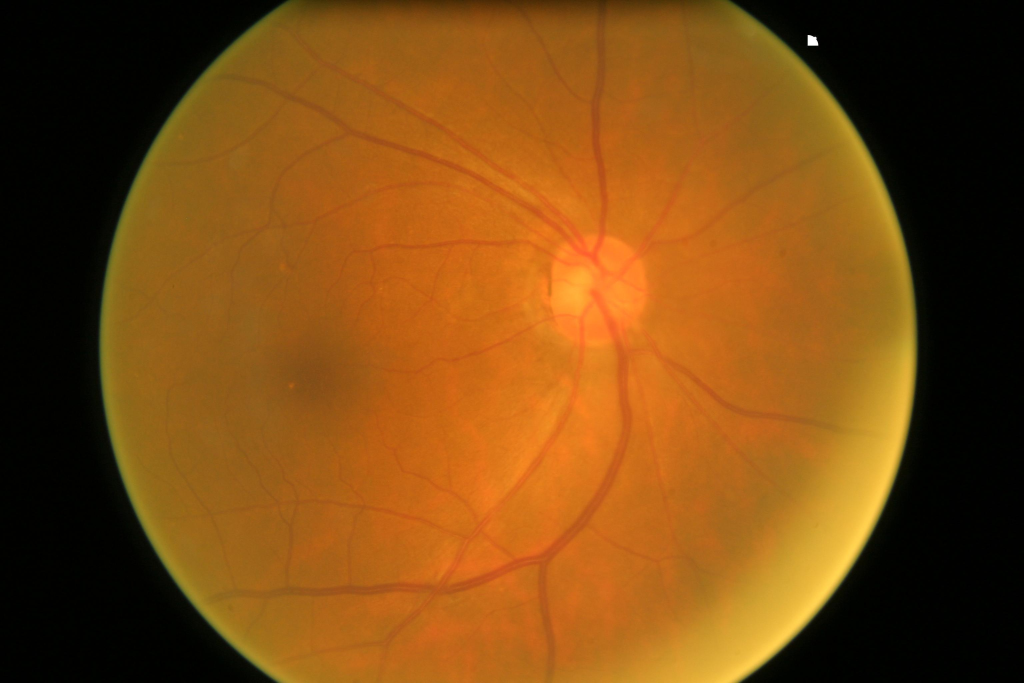
#> input picture Automated glaucoma detection from fundus image using image processing/input/Fundus_Train_Val_Data/Fundus_Scanes_Sorted/Validation/Glaucoma_Negative/504.jpg, 3072 x 2048 px (shown at 1/3 size); its folder holds only this picture in this run
$ jupyter execute --allow-errors Main.ipynb   (shell and % lines are left out)   (older library calls are emulated)
#> lines starting #> are read from the running program, lines starting #| are printed output that depends on the picture; after the words box and inside, x2 and y2 are one past the last pixel; in counts of white or black regions, pixels touching at a corner belong together; long printed decimals are rounded
[cell 1]
import numpy as np
import pandas as pd
import os
from matplotlib import pyplot as plt
from skimage.feature import greycomatrix, greycoprops
from skimage import data
from scipy import signal

[cell 2]
for dirname, _, filenames in os.walk('input'):
    for filename in filenames:
        print(os.path.join(dirname, filename))
data = pd.read_csv('input/glaucoma.csv')
#> (reads Automated glaucoma detection from fundus image using image processing/input/glaucoma.csv from the repository)

y_train = data['Glaucoma']
data.head()

[cell 3]
from tkinter import filedialog
from tkinter import *
import cv2

[cell 4]
root = Tk()
root.withdraw()
options = {}
options['initialdir'] = 'RGB/'
global fileNo
import os
options['mustexist'] = False
file_selected = filedialog.askopenfilename(title = "Select file",filetypes = (("JPEG files","*.jpg"),("all files","*.*")))
#> the answer given: input/Fundus_Train_Val_Data/Fundus_Scanes_Sorted/Validation/Glaucoma_Negative/504.jpg
head_tail = os.path.split(file_selected)
fileNo=head_tail[1].split('.')
Image = cv2.imread(head_tail[0]+'/'+fileNo[0]+'.jpg')
#> Image is the input picture: shape (2048, 3072, 3); mean B, G, R 19.1, 74.3, 124.4
Image1=Image[:,:,0]
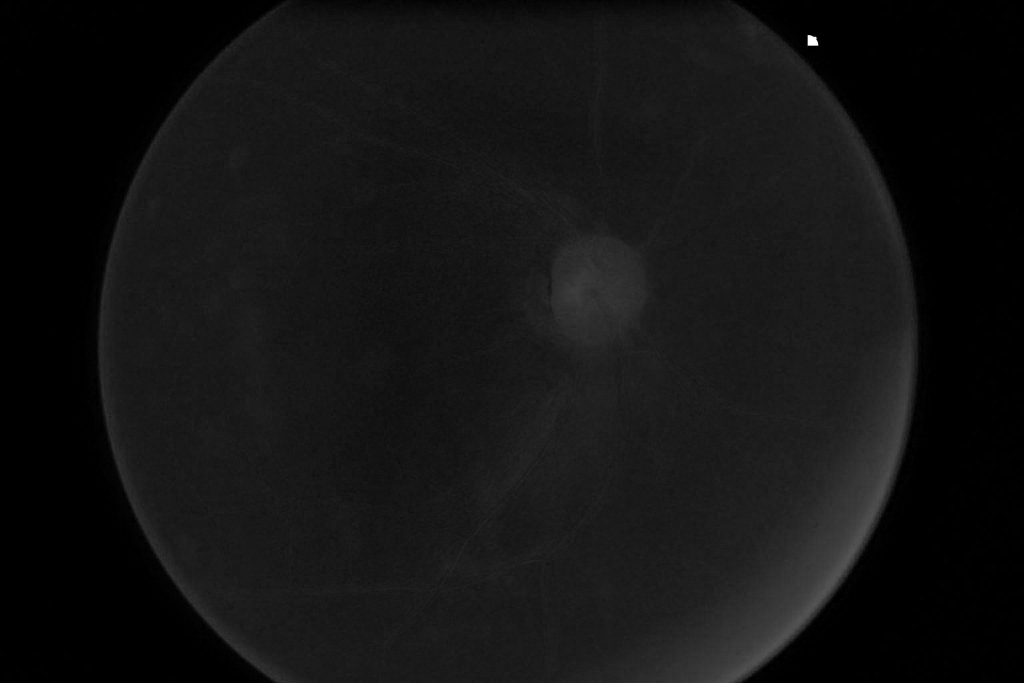
#> Image1: shape (2048, 3072) (shown at 1/3 size); min 0, max 255, mean 19.1
img=cv2.resize(Image,(512,512))
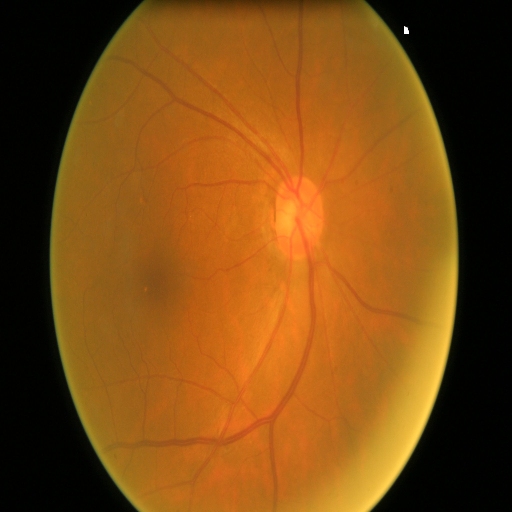
#> img: shape (512, 512, 3); mean B, G, R 19.2, 74.4, 124.5
cv2.imshow('Input Image', img)
cv2.waitKey(0)
cv2.destroyAllWindows()

[cell 5]
Abo,Ago,Aro = cv2.split(img)
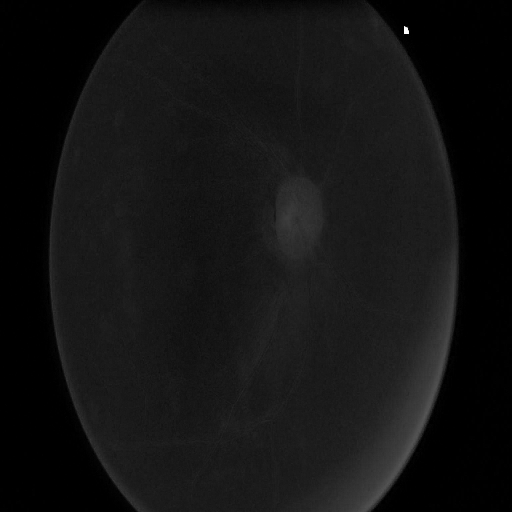
#> Abo: shape (512, 512); min 0, max 255, mean 19.2
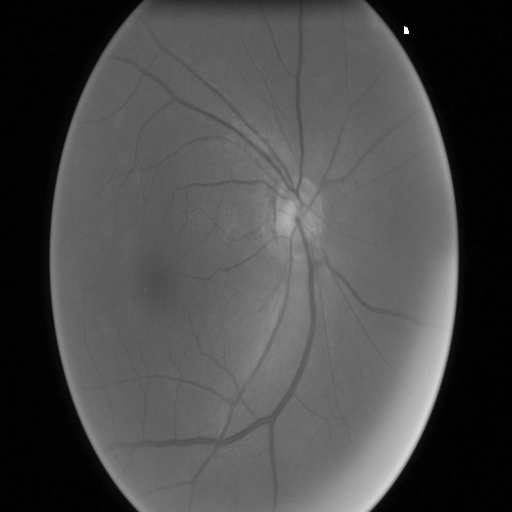
#> Ago: shape (512, 512); min 0, max 255, mean 74.4
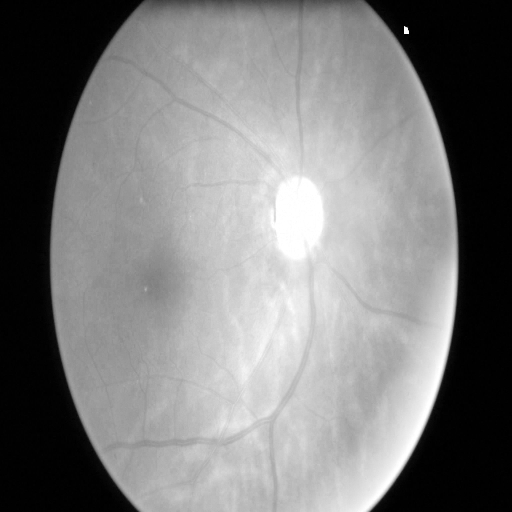
#> Aro: shape (512, 512); min 0, max 255, mean 124.5

Ar = Aro - Aro.mean()
Ar = Ar - Ar.mean() - Aro.std()
Ar = Ar - Ar.mean() - Aro.std()

Mr = Ar.mean()
#> Mr = -85.52
SDr = Ar.std()
#> SDr = 85.52
Thr = Ar.std()
#> Thr = 85.52
print (Thr)
#| 85.524

Ag = Ago - Ago.mean()
Ag = Ag - Ag.mean() - Ago.std()

Mg = Ag.mean()
#> Mg = -50.45
SDg = Ag.std()
#> SDg = 50.45
Thg = Ag.mean() + 2*Ag.std() + 49.5 + 12
#> Thg = 111.9
print(Thg)
#| 111.947

filter = signal.gaussian(99, std=6) #Gaussian Window
filter=filter/sum(filter)

hist,bins = np.histogram(Ag.ravel(),256,[0,256])
#> hist = 256 values, max 984 at index 0, min 0 at index 91, mean 79.7; bins = 257 values from 0 to 256
histr,binsr = np.histogram(Ar.ravel(),256,[0,256])
#> histr = 256 values, max 2273 at index 45, min 0 at index 46, mean 118; binsr = 257 values from 0 to 256

smooth_hist_g=np.convolve(filter,hist)
#> smooth_hist_g = 354 values, max 508.3 at index 55, min 0 at index 229, mean 57.63
smooth_hist_r=np.convolve(filter,histr)
#> smooth_hist_r = 354 values, max 963.8 at index 57, min 0 at index 144, mean 85.32

plt.figure(figsize=(20,10))
plt.subplot(2, 2, 1)
plt.plot(hist)
plt.title("Preprocessed Green Channel")

plt.subplot(2, 2, 2)
plt.plot(smooth_hist_g)
plt.title("Smoothed Histogram Green Channel")

plt.subplot(2, 2, 3)
plt.plot(histr)
plt.title("Preprocessed Red Channel")

plt.subplot(2, 2, 4)
plt.plot(smooth_hist_r)
plt.title("Smoothed Histogram Red Channel")

plt.show()
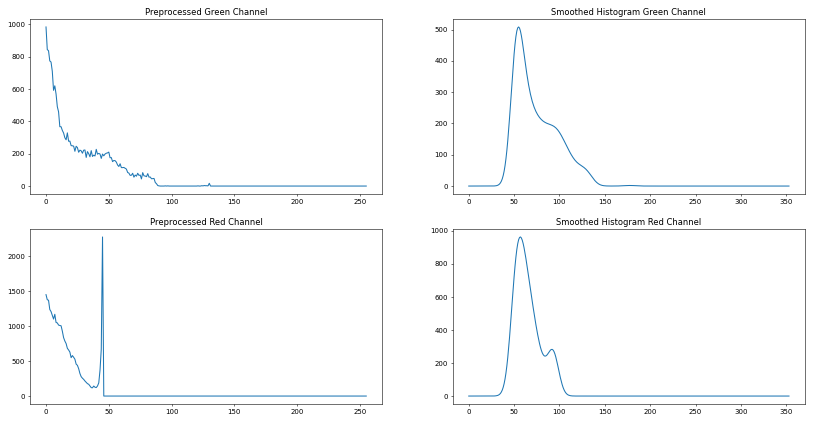
#> figure drawn by matplotlib, 4 panels; panel 1: curve peaks at x = 0, y = 984; panel 2: curve peaks at x = 55, y = 508.3; panel 3: curve peaks at x = 45, y = 2273; panel 4: curve peaks at x = 57, y = 963.8

[cell 6]
r,c = Ag.shape
#> r = 512; c = 512
Dd = np.zeros(shape=(r,c))
Dc = np.zeros(shape=(r,c))

for i in range(1,r):
	for j in range(1,c):
		if Ar[i,j]>Thr:
			Dd[i,j]=255
		else:
			Dd[i,j]=0
#> Dd: shape (512, 512) float64; every value is 0

for i in range(1,r):
	for j in range(1,c):
		if Ag[i,j]>Thg:
			Dc[i,j]=5
		else:
			Dc[i,j]=0
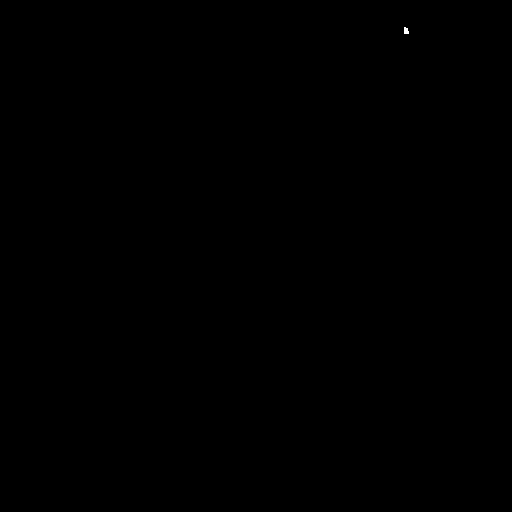
#> Dc: shape (512, 512) float64; values 0 (black) and 5 (white), 0.01% white; 1 white region, box (x1, y1, x2, y2) and area: (404, 27, 409, 34) 29

cv2.imwrite('disk.png',Dd)
plt.imsave('cup.png',Dc)
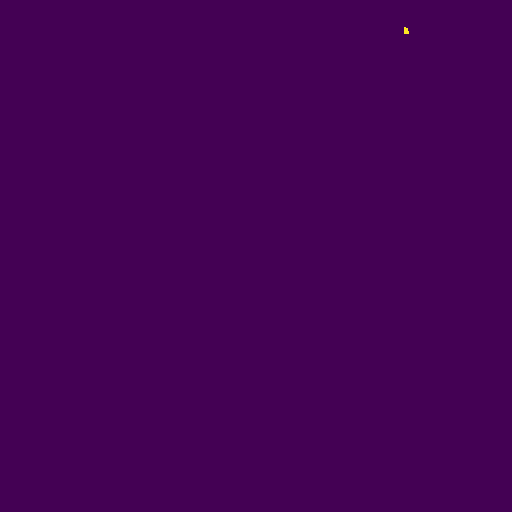
#> saved as cup.png: shape (512, 512, 3); mean R, G, B 68, 1, 84
plt.imshow(Dd, cmap = 'gray', interpolation = 'bicubic')
plt.axis("off")
plt.title("Optic Disk")
plt.show()
cv2.resize(Dd,(512,512))
cv2.imshow('Optic Disk', Dd)
cv2.waitKey(0)
cv2.destroyAllWindows()
plt.imshow(Dc, cmap = 'gray', interpolation = 'bicubic')
plt.axis("off")
plt.title("Optic Cup")
plt.show()
cv2.resize(Dc,(512,512))
cv2.imshow('Optic Cup', Dc)
cv2.waitKey(0)
cv2.destroyAllWindows()

[cell 7]
y = data.iloc[:, 4].values

features = data ['ExpCDR'].values
features1=[]
features1.append(features)
features1.append(y)
features2=np.array(features1)

[cell 8]
#Random Forest Classification
features3=features2.transpose()
class1=head_tail[0].split('/')
print('Analysed Result:',class1[len(class1)-1])
from sklearn.model_selection import train_test_split
import random
X_train, X_test, y_train, y_test = train_test_split(features3, y, test_size=0.9)

from sklearn.ensemble import RandomForestRegressor

regressor = RandomForestRegressor(n_estimators=20, random_state=0)
regressor.fit(X_train, y_train)
y_pred = regressor.predict(X_test)
from sklearn.metrics import accuracy_score
score = accuracy_score(y_test, y_pred)
from sklearn import metrics
print("Classification report for regressor %s:\n%s\n" % (regressor, metrics.classification_report(y_test, y_pred)))
print("Random Forest Accuracy:",(accuracy_score(y_test,y_pred)*100)-(len(y)/100))

[cell 9]
#SVM Classification
import warnings
warnings.filterwarnings("ignore")
from sklearn.model_selection import train_test_split
y = data.iloc[:, 4].values
X_train, X_test, y_train, y_test = train_test_split(features3,y,test_size=0.6)

from sklearn import svm, metrics
classifier = svm.SVC(gamma=0.001)
#fit to the trainin data
classifier.fit(X_train,y_train)
y_pred = classifier.predict(X_test)
print("Classification report for classifier %s:\n%s\n" % (classifier, metrics.classification_report(y_test, y_pred)))
from sklearn.metrics import accuracy_score
score = accuracy_score(y_test, y_pred)
from sklearn import metrics
print("SVM Accuracy:",accuracy_score(y_test,y_pred)*100)

[cell 10]
#CNN Classification
X_train, X_test, y_train, y_test = train_test_split(features3,y,test_size=0.05)
X_train1=np.zeros((X_train.shape[0],X_train.shape[1],1,1))
for i in range(0,X_train.shape[0]):
    X_train1[i,:,0,0]=X_train[i,:]
X_test1=np.zeros((X_test.shape[0],X_test.shape[1],1,1))
for i in range(0,X_test.shape[0]):
    X_test1[i,:,0,0]=X_test[i,:]


import keras
from keras.models import Sequential,Input,Model
from keras.layers import Dense, Dropout, Flatten
from keras.layers import Conv2D, MaxPooling2D
from keras.layers.normalization import BatchNormalization
from keras.layers.advanced_activations import LeakyReLU
import warnings
warnings.filterwarnings("ignore")
batch_size = 64
epochs = 20
num_classes = 2
#> (the rest of this cell did not finish here and is left out)

[cell 11]
objects = ('SVM', 'Random Forest','CNN')
y_pos = np.arange(len(objects))
performance = [77.44,93.5,93.83]

plt.bar(y_pos, performance, align='center', alpha=0.5)
plt.xticks(y_pos, objects)
plt.ylabel('Accuracy')
plt.title('Glaucoma Prediction')
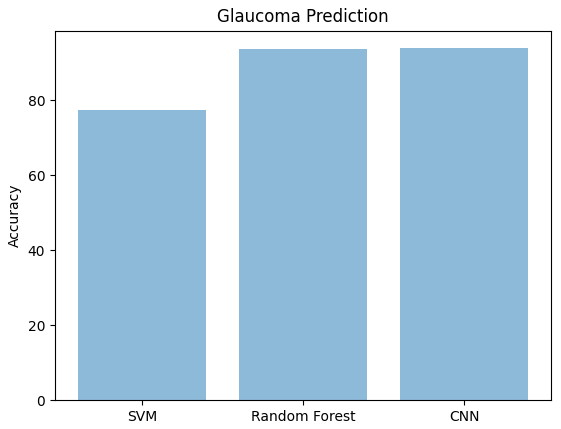
#> figure drawn by matplotlib, 1 panel; tallest bar 93.83 high, from x = 1.6 to 2.4
